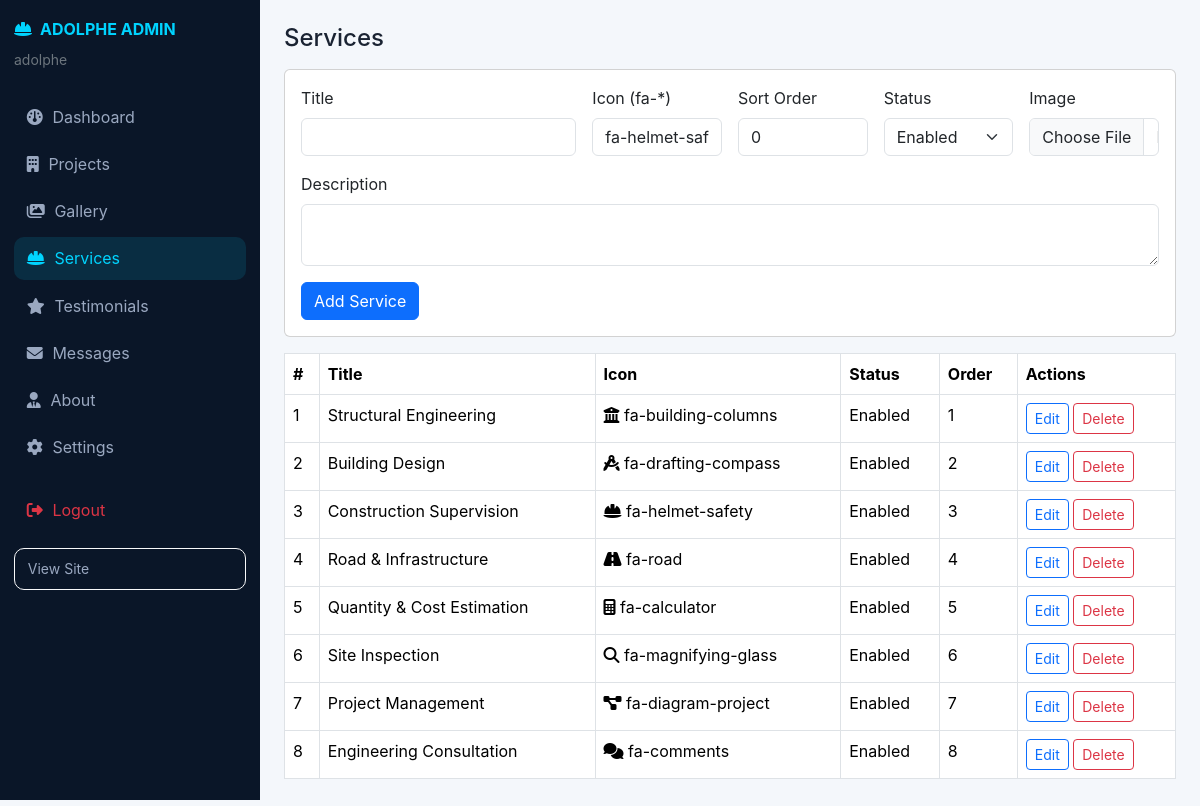
The app's page /admin/services.php (signed in) with its own data.
### tables this page shows
CREATE TABLE `services` (
  `id` INT UNSIGNED AUTO_INCREMENT PRIMARY KEY,
  `title` VARCHAR(255) NOT NULL,
  `description` TEXT NOT NULL,
  `icon` VARCHAR(100) DEFAULT 'fa-helmet-safety',
  `image` VARCHAR(255) DEFAULT NULL,
  `status` TINYINT(1) NOT NULL DEFAULT 1,
  `sort_order` INT NOT NULL DEFAULT 0,
  `created_at` TIMESTAMP DEFAULT CURRENT_TIMESTAMP,
  `updated_at` TIMESTAMP DEFAULT CURRENT_TIMESTAMP ON UPDATE CURRENT_TIMESTAMP
);

### includes/functions.php (called while the page is built, shortened)
<?php
function e($str){ return htmlspecialchars($str ?? '', ENT_QUOTES, 'UTF-8'); }
function csrf_token(){
    return $_SESSION['csrf'];
}

### admin/services.php (the view, shortened to what this page needs)
<?php
include 'includes/header.php';
$edit=null; if(isset($_GET['edit'])){ $s=$pdo->prepare("SELECT * FROM services WHERE id=?"); $s->execute([(int)$_GET['edit']]); $edit=$s->fetch(); }
$services=$pdo->query("SELECT * FROM services ORDER BY sort_order, id")->fetchAll();
?>
<h4>Services</h4>
<div class="card p-3 mt-3">
<form method="post" enctype="multipart/form-data" class="row g-3">
<div class="col-md-4"><label class="form-label">Title</label><input name="title" required class="form-control" value="<?= e($edit['title'] ?? '') ?>"></div>
<div class="col-md-2"><label class="form-label">Icon (fa-*)</label><input name="icon" class="form-control" value="<?= e($edit['icon'] ?? 'fa-helmet-safety') ?>"></div>
<div class="col-md-2"><label class="form-label">Sort Order</label><input type="number" name="sort_order" class="form-control" value="<?= e($edit['sort_order'] ?? 0) ?>"></div>
<div class="col-md-2"><label class="form-label">Status</label><select name="status" class="form-select"><option value="1" <?= ($edit['status']??1)==1?'selected':'' ?>>Enabled</option><option value="0" <?= ($edit['status']??1)==0?'selected':'' ?>>Disabled</option></select></div>
<div class="col-md-2"><label class="form-label">Image</label><input type="file" name="image" accept=".jpg,.jpeg,.png,.webp" class="form-control"></div>
<div class="col-12"><label class="form-label">Description</label><textarea name="description" rows="2" required class="form-control"><?= e($edit['description'] ?? '') ?></textarea></div>
<div class="col-12"><button class="btn btn-primary"><?= $edit?'Update':'Add Service' ?></button> <?php if($edit): ?><a href="services.php" class="btn btn-secondary">Cancel</a><?php endif; ?></div>
</form>
</div>
<table class="table table-bordered mt-3 bg-white">
<thead><tr><th>#</th><th>Title</th><th>Icon</th><th>Status</th><th>Order</th><th>Actions</th></tr></thead>
<tbody><?php foreach($services as $s): ?><tr><td><?= (int)$s['id'] ?></td><td><?= e($s['title']) ?></td><td><i class="fa-solid <?= e($s['icon']) ?>"></i> <?= e($s['icon']) ?></td><td><?= $s['status']?'Enabled':'Disabled' ?></td><td><?= (int)$s['sort_order'] ?></td><td><a href="?edit=<?= (int)$s['id'] ?>" class="btn btn-sm btn-outline-primary">Edit</a> <a href="?delete=<?= (int)$s['id'] ?>&csrf=<?= e(csrf_token()) ?>" onclick="return confirm('Delete?')" class="btn btn-sm btn-outline-danger">Delete</a></td></tr><?php endforeach; ?></tbody>
</table>
<?php include 'includes/footer.php'; ?>

### assets/css/style.css (style rules this page uses)
:root { --navy:#0a1628; --navy2:#0f2040; --cyan:#00d4ff; --cyan2:#00a8cc; --glass:rgba(255,255,255,.07); --glass-b:rgba(255,255,255,.12); --text:#e8eef6; --muted:#9aa8c0; }
* { scroll-behavior:smooth }
body { font-family:'Inter',system-ui,-apple-system,Segoe UI,Roboto,Arial,sans-serif;background:#070f1f;color:var(--text);overflow-x:hidden }
a { color:var(--cyan);text-decoration:none }
.admin-body { background:#f4f7fb;color:#1a2332 }

### admin/includes/header.php (style rules this page uses)
.admin-body { background:#f4f7fb }

### records on screen
services: id "1", title "Structural Engineering", icon "fa-building-columns", status "Enabled", sort_order "1"
services: id "2", title "Building Design", icon "fa-drafting-compass", status "Enabled", sort_order "2"
services: id "3", title "Construction Supervision", icon "fa-helmet-safety", status "Enabled", sort_order "3"
services: id "4", title "Road & Infrastructure", icon "fa-road", status "Enabled", sort_order "4"
services: id "5", title "Quantity & Cost Estimation", icon "fa-calculator", status "Enabled", sort_order "5"
services: id "6", title "Site Inspection", icon "fa-magnifying-glass", status "Enabled", sort_order "6"
services: id "7", title "Project Management", icon "fa-diagram-project", status "Enabled", sort_order "7"
services: id "8", title "Engineering Consultation", icon "fa-comments", status "Enabled", sort_order "8"

### other values on screen
$_SESSION['admin_username'] "adolphe"
